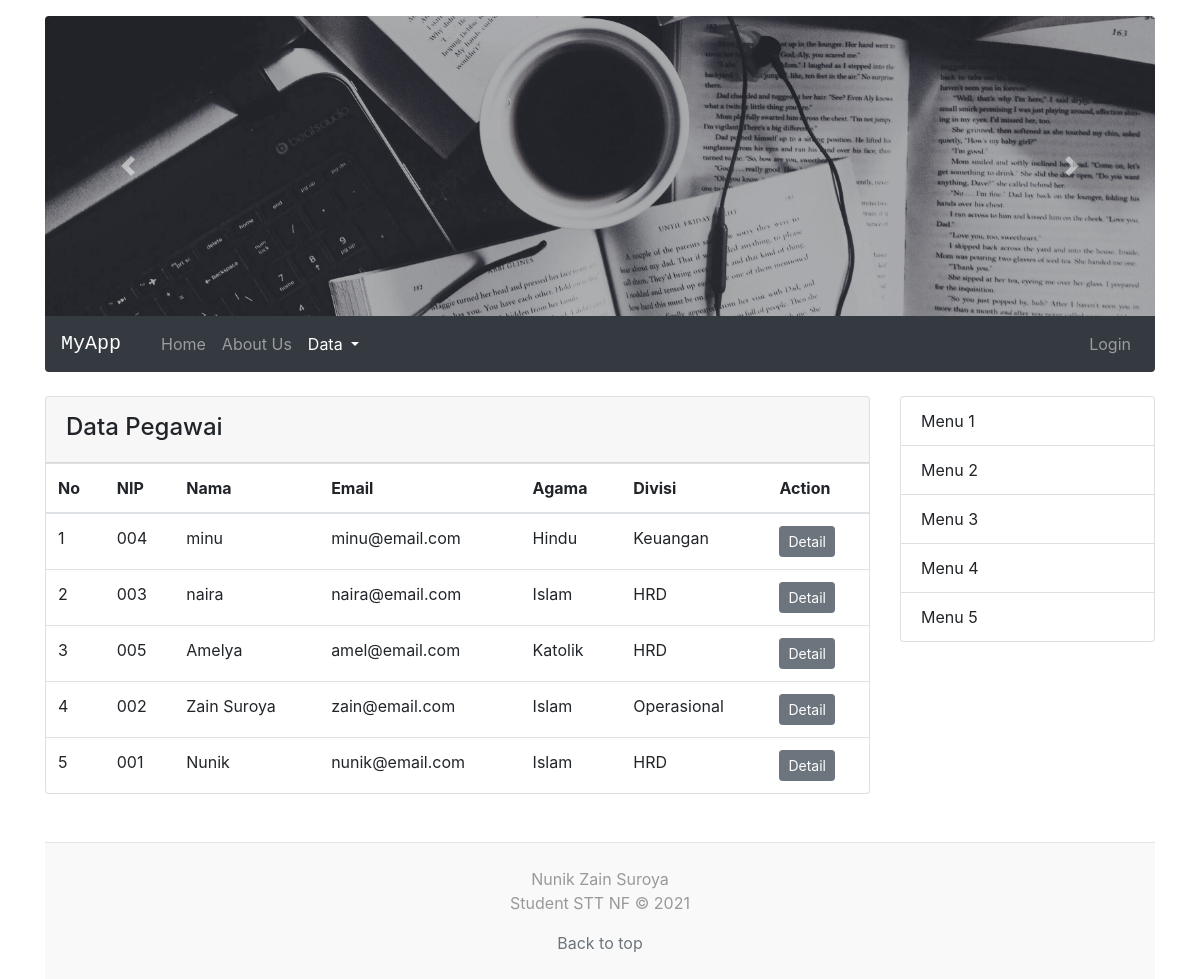
Screenshot of /index.php?hal=dataPegawai with the database file from the repository.
### tables this page shows
CREATE TABLE `pegawai` (
  `id` int(11) NOT NULL,
  `nip` varchar(5) NOT NULL,
  `nama` varchar(50) NOT NULL,
  `email` varchar(50) NOT NULL,
  `agama` enum('Islam','Protestan','Katolik','Hindu','Buddha','Konghucu') DEFAULT NULL,
  `iddivisi` int(11) NOT NULL,
  `foto` varchar(100) DEFAULT NULL
);

CREATE TABLE `divisi` (
  `id` int(11) NOT NULL,
  `nama` varchar(50) NOT NULL
);

### models/Pegawai.php (called while the page is built, shortened)
<?php
class Pegawai
{
    private $koneksi;
    public function __construct()
    {
        global $dbh;
        $this->koneksi = $dbh;
    }
    public function dataPegawai()
    {
        $sql = "SELECT p.*, d.nama AS divisi FROM pegawai p
                INNER JOIN divisi d ON d.id = p.iddivisi
                ORDER BY p.id DESC";
        $ps = $this->koneksi->prepare($sql);
        $ps->execute();
        $rs = $ps->fetchAll();
        return $rs;
    }
}

### dataPegawai.php (the view, shortened to what this page needs)
<?php
require_once 'models/Pegawai.php';
$obj = new Pegawai();
$rs = $obj->dataPegawai();
?>
<div class="card mb-4">
    <div class="card-header">
        <div class="d-flex justify-content-between">
            <h4 class="mt-1">Data Pegawai</h4>
        </div>
    </div>
    <div class="card-body p-0">
        <div class="table-responsive">
            <table class="table table-hover mb-0">
                <thead>
                    <tr>
                        <th scope="col">No</th>
                        <th scope="col">NIP</th>
                        <th scope="col">Nama</th>
                        <th scope="col">Email</th>
                        <th scope="col">Agama</th>
                        <th scope="col">Divisi</th>
                        <th scope="col">Action</th>
                    </tr>
                </thead>
                <tbody>
                    <?php $no = 1;
                    foreach ($rs as $peg) { ?>
                        <tr>
                            <td><?= $no; ?></td>
                            <td><?= $peg['nip']; ?></td>
                            <td><?= $peg['nama']; ?></td>
                            <td><?= $peg['email']; ?></td>
                            <td><?= $peg['agama']; ?></td>
                            <td><?= $peg['divisi']; ?></td>
                            <td class="text-nowrap">
                                <form method="POST" action="controllers/pegawaiController.php">
                                    <a href="index.php?hal=detailPegawai&id=<?= $peg['id']; ?>" class="btn btn-sm btn-secondary">Detail</a>
                                </form>
                            </td>
                        </tr>
                    <?php $no++;
                    } ?>
                </tbody>
            </table>
        </div>
    </div>
</div>

### index.php (shortened to what this page needs)
<!doctype html>
<html lang="en">
<head>
    <link href="assets/dist/css/bootstrap.min.css" rel="stylesheet">
    <link href="assets/dist/css/custom.css" rel="stylesheet">
</head>
<body>
    <div class="container">
        <?php
        include_once 'header.php';
        include_once 'menu.php';
        ?>
    </div>
    <main role="main" class="container">
        <div class="row">
            <div class="col-md-9 blog-main">
                <?php include_once 'main.php'; ?>
            </div>
            <aside class="col-md-3 blog-sidebar">
                <?php include_once 'sidebar.php'; ?>
            </aside>
        </div>
        <?php include_once 'footer.php'; ?>
    </main>
</body>
</html>

### header.php (shortened to what this page needs)
<div id="carouselExampleIndicators" class="carousel slide rounded-top mt-3" data-ride="carousel">
    <div class="carousel-inner">
        <div class="carousel-item active">
            <img src="assets/images/slide2.jpg" class="d-block img-cover rounded-top w-100" alt="slide2">
        </div>
    </div>
    <a class="carousel-control-prev" href="#carouselExampleIndicators" role="button" data-slide="prev">
        <span class="carousel-control-prev-icon" aria-hidden="true"></span>
    </a>
    <a class="carousel-control-next" href="#carouselExampleIndicators" role="button" data-slide="next">
        <span class="carousel-control-next-icon" aria-hidden="true"></span>
    </a>
</div>

### menu.php (shortened to what this page needs)
<nav class="navbar navbar-expand-lg navbar-dark bg-dark rounded-bottom mb-4">
    <a class="navbar-brand text-monospace" href="index.php">MyApp</a>&emsp;
    <div class="collapse navbar-collapse" id="navbarSupportedContent">
        <?php
        function active($param)
        {
            return isset($_GET['hal']) ? $_GET['hal'] == $param ? 'active' : '' : '';
        }
        ?>
        <ul class="navbar-nav mr-auto">
            <li class="nav-item <?= active('home') . empty($_SERVER['QUERY_STRING']) ? 'active' : '' ?> ">
                <a class="nav-link" href="index.php?hal=home">Home <span class="sr-only">(current)</span></a>
            </li>
            <li class="nav-item <?= active('aboutUs') ?>">
                <a class="nav-link" href="index.php?hal=aboutUs">About Us</a>
            </li>
            <li class="nav-item dropdown <?= active('dataPegawai') ?>">
                <a class="nav-link dropdown-toggle" href="#" id="navbarDropdown" role="button" data-toggle="dropdown" aria-haspopup="true" aria-expanded="false">
                    Data
                </a>
            </li>
        </ul>
        <ul class="navbar-nav my-lg-0">
            <?php
            if (!isset($member)) {
            ?>
                <li class="nav-item <?= active('formLogin') ?>">
                    <a class="nav-link" href="index.php?hal=formLogin">Login</a>
                </li>
            <?php } ?>
        </ul>
    </div>
</nav>

### main.php
<?php
$hal = isset($_REQUEST['hal']) ? $_REQUEST['hal'] : '';
if (!empty($hal)) {
    include_once $hal . '.php';
} else {
    include_once 'home.php';
}
?>

### sidebar.php
<ul class="list-group">
    <li class="list-group-item">Menu 1</li>
    <li class="list-group-item">Menu 2</li>
    <li class="list-group-item">Menu 3</li>
    <li class="list-group-item">Menu 4</li>
    <li class="list-group-item">Menu 5</li>
</ul>

### footer.php
<footer class="blog-footer py-4 mt-4">
    <p>
        Nunik Zain Suroya<br>
        Student STT NF &copy; 2021
    <p>
        <a href="#" class="text-muted">Back to top</a>
    </p>
</footer>

### rows the page displays
pegawai: nip "004", nama "minu", email "minu@email.com", agama "Hindu", iddivisi.nama "Keuangan"
pegawai: nip "003", nama "naira", email "naira@email.com", agama "Islam", iddivisi.nama "HRD"
pegawai: nip "005", nama "Amelya", email "amel@email.com", agama "Katolik", iddivisi.nama "HRD"
pegawai: nip "002", nama "Zain Suroya", email "zain@email.com", agama "Islam", iddivisi.nama "Operasional"
pegawai: nip "001", nama "Nunik", email "nunik@email.com", agama "Islam", iddivisi.nama "HRD"
